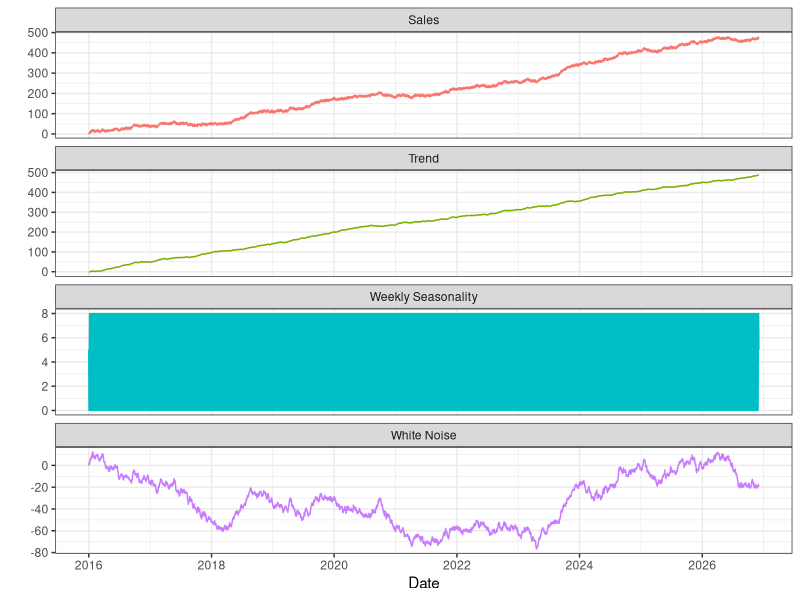
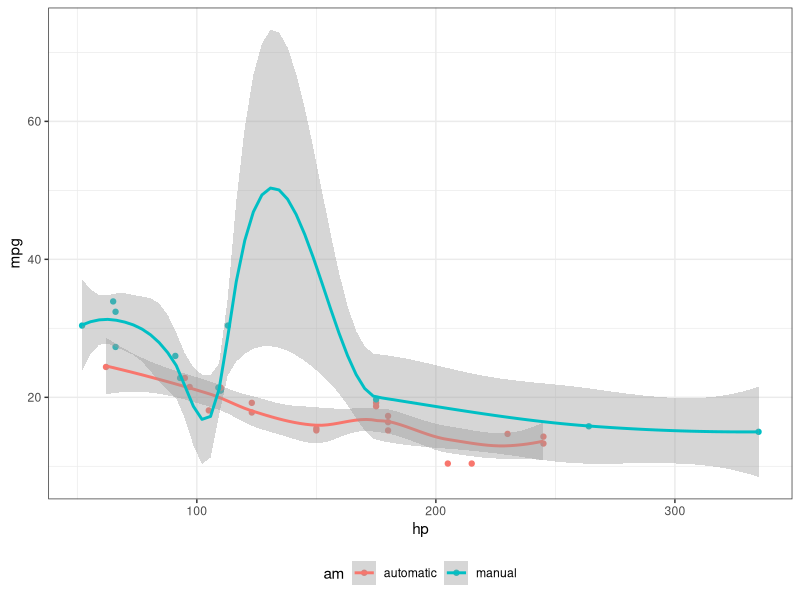

Write the R code that produced these figures, in order.
## ---- chunk 1
library(tufte)
# invalidate cache when the tufte version changes
knitr::opts_chunk$set(tidy = FALSE, cache.extra = packageVersion('tufte'),
  echo = F, message = F, warning = F)
options(htmltools.dir.version = FALSE)
## ---- chunk 2
## Libraries
library(data.table)
library(tidyr)
library(ggplot2)
library(plyr)
library(dplyr)
theme_set(theme_bw())
## ---- chunk 3
## Generated dataset
set.seed(3003)
dates <- seq(as.Date('2016-01-01'), as.Date(Sys.time()), by = 'day')
n <- length(dates)
trend <- cumsum(sample(c(-.5, .5), n, replace = T, prob = c(3/8, 5/8)))
seas <- c(5, 1, 0, 3, 6, 8, 7)
noise <- cumsum(rnorm(n, 0, 1))
data <- data.table(dates, Trend = trend, `Weekly Seasonality` = seas,
    `White Noise` = noise) %>%
  mutate(Sales = Trend + `Weekly Seasonality` + `White Noise`)
## ---- chunk 4
data %>%
  gather(variable, value, -dates) %>%
  ggplot(aes(x = dates, y = value, colour = variable)) +
    # geom_point() +
    geom_line() +
    facet_wrap(~variable, ncol = 1, scale = 'free_y') +
    xlab('Date') + ylab('') +
    theme(legend.position = 'none')
## ---- chunk 5
library(ggplot2)
mtcars2 <- mtcars
mtcars2$am <- factor(
  mtcars$am, labels = c('automatic', 'manual')
)
ggplot(mtcars2, aes(hp, mpg, color = am)) +
  geom_point() + geom_smooth() +
  theme(legend.position = 'bottom')
